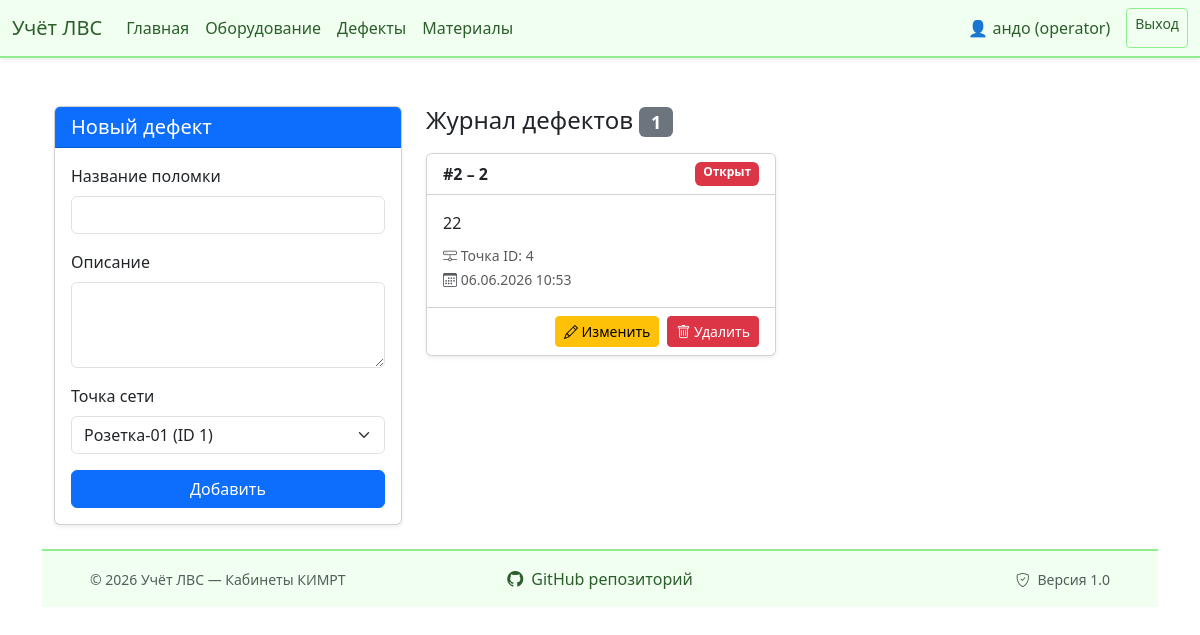
The app's page /superproject/controllers/defects.controller.php (signed in) with its own data.
### tables this page shows
CREATE TABLE `defects` (
  `id` int(11) NOT NULL,
  `title` varchar(255) NOT NULL,
  `point_id` int(11) NOT NULL,
  `category` varchar(50) DEFAULT NULL,
  `severity` enum('high','medium','low') DEFAULT 'medium',
  `description` text NOT NULL,
  `status` enum('open','in_progress','closed') DEFAULT 'open',
  `photo_path` varchar(255) DEFAULT NULL,
  `created_by` int(11) DEFAULT NULL,
  `created_at` timestamp NULL DEFAULT CURRENT_TIMESTAMP
);

### superproject/models/inventory.model.php (called while the page is built, shortened)
<?php
if (!function_exists('getStatsPoints')) {
    function getStatsPoints($pdo) {
        $sql = "SELECT * FROM network_points";
        $stmt = $pdo->prepare($sql);
        $stmt->execute();
        return $stmt->fetchAll();
    }
}

### superproject/models/defects.model.php (called while the page is built, shortened)
<?php
function getDefects($pdo) {
    $sql = "SELECT * FROM defects ORDER BY created_at DESC";
    $stmt = $pdo->prepare($sql);
    $stmt->execute();
    return $stmt->fetchAll(PDO::FETCH_ASSOC);
}

### superproject/views/defects.view.php (the view, shortened to what this page needs)
<!DOCTYPE html>
<html lang="ru">
<head>
    <link href="https://cdn.jsdelivr.net/npm/bootstrap@5.3.3/dist/css/bootstrap.min.css" rel="stylesheet">
    <link rel="stylesheet" href="https://cdn.jsdelivr.net/npm/bootstrap-icons@1.11.3/font/bootstrap-icons.min.css">
</head>
<body>
<?php include __DIR__ . '/components/header.view.php'; ?>
<div class="container mt-4">
    <div class="row">
        <div class="col-lg-4 mb-4">
            <div class="card shadow-sm">
                <div class="card-header bg-primary text-white">
                    <h5 class="mb-0"><?= isset($editableDefect) ? "Редактирование #{$editableDefect['id']}" : "Новый дефект" ?></h5>
                </div>
                <div class="card-body">
                    <form method="POST">
                        <div class="mb-3">
                            <label class="form-label">Название поломки</label>
                            <input type="text" name="title" class="form-control" required
                                   value="<?= htmlspecialchars($editableDefect['title'] ?? '') ?>">
                        </div>
                        <div class="mb-3">
                            <label class="form-label">Описание</label>
                            <textarea name="description" rows="3" class="form-control" required><?= htmlspecialchars($editableDefect['description'] ?? '') ?></textarea>
                        </div>
                        <div class="mb-3">
                            <label class="form-label">Точка сети</label>
                            <select name="point_id" class="form-select" required>
                                <?php foreach ($networkPoints as $point): ?>
                                    <option value="<?= $point['id'] ?>" <?= (isset($editableDefect) && $editableDefect['point_id'] == $point['id']) ? 'selected' : '' ?>>
                                        <?= htmlspecialchars($point['label']) ?> (ID <?= $point['id'] ?>)
                                    </option>
                                <?php endforeach; ?>
                            </select>
                        </div>
                        <button type="submit" class="btn btn-primary w-100"><?= isset($editableDefect) ? "Сохранить" : "Добавить" ?></button>
                    </form>
                </div>
            </div>
        </div>
        <div class="col-lg-8">
            <h4 class="mb-3">Журнал дефектов <span class="badge bg-secondary"><?= count($defects) ?></span></h4>
            <?php if (empty($defects)): ?>
                <div class="alert alert-info text-center">Дефектов пока нет</div>
            <?php else: ?>
                <div class="grid-container">
                    <?php foreach ($defects as $d):
                        switch ($d['status']) {
                            case 'open':
                                $border = 'border-open';
                                $badge = 'bg-danger';
                                $statusText = 'Открыт';
                                break;
                        }
                        ?>
                        <div class="card defect-card shadow-sm <?= $border ?>">
                            <div class="card-header bg-white d-flex justify-content-between">
                                <strong>#<?= $d['id'] ?> – <?= htmlspecialchars($d['title']) ?></strong>
                                <span class="badge <?= $badge ?>"><?= $statusText ?></span>
                            </div>
                            <div class="card-body">
                                <p class="mb-2"><?= nl2br(htmlspecialchars($d['description'])) ?></p>
                                <small class="text-muted">
                                    <i class="bi bi-hdd-network"></i> Точка ID: <?= $d['point_id'] ?><br>
                                    <i class="bi bi-calendar3"></i> <?= date('d.m.Y H:i', strtotime($d['created_at'])) ?>
                                </small>
                            </div>
                            <div class="card-footer bg-white d-flex justify-content-end gap-2">
                                <a href="?edit_id=<?= $d['id'] ?>" class="btn btn-sm btn-warning"><i class="bi bi-pencil"></i> Изменить</a>
                                <form method="POST" style="display:inline" onsubmit="return confirm('Удалить дефект?')">
                                    <button class="btn btn-sm btn-danger"><i class="bi bi-trash"></i> Удалить</button>
                                </form>
                            </div>
                        </div>
                    <?php endforeach; ?>
                </div>
            <?php endif; ?>
        </div>
    </div>
</div>
<?php include __DIR__ . '/components/footer.view.php'; ?>
</body>
</html>

### superproject/views/defects.view.php (style rules this page uses)
.defect-card { transition: 0.2s; border-left: 4px solid; margin-bottom: 20px; }
.border-open { border-left-color: #dc3545; }
.grid-container { display: grid; grid-template-columns: repeat(auto-fill, minmax(350px, 1fr)); gap: 20px; }

### superproject/views/components/header.view.php (style rules this page uses)
body { display: flex; flex-direction: column; min-height: 100vh; margin: 0; }
.container { flex: 1; }

### records on screen
defects: id "2", title "2", status "Открыт", description "22", point "4", created_at "06.06.2026 10:53"

### other values on screen
$_SESSION['user']['login'] "андо"
$_SESSION['user']['role'] "operator"
count($defects) "1"
form field point_id "Розетка-01 (ID 1)"
